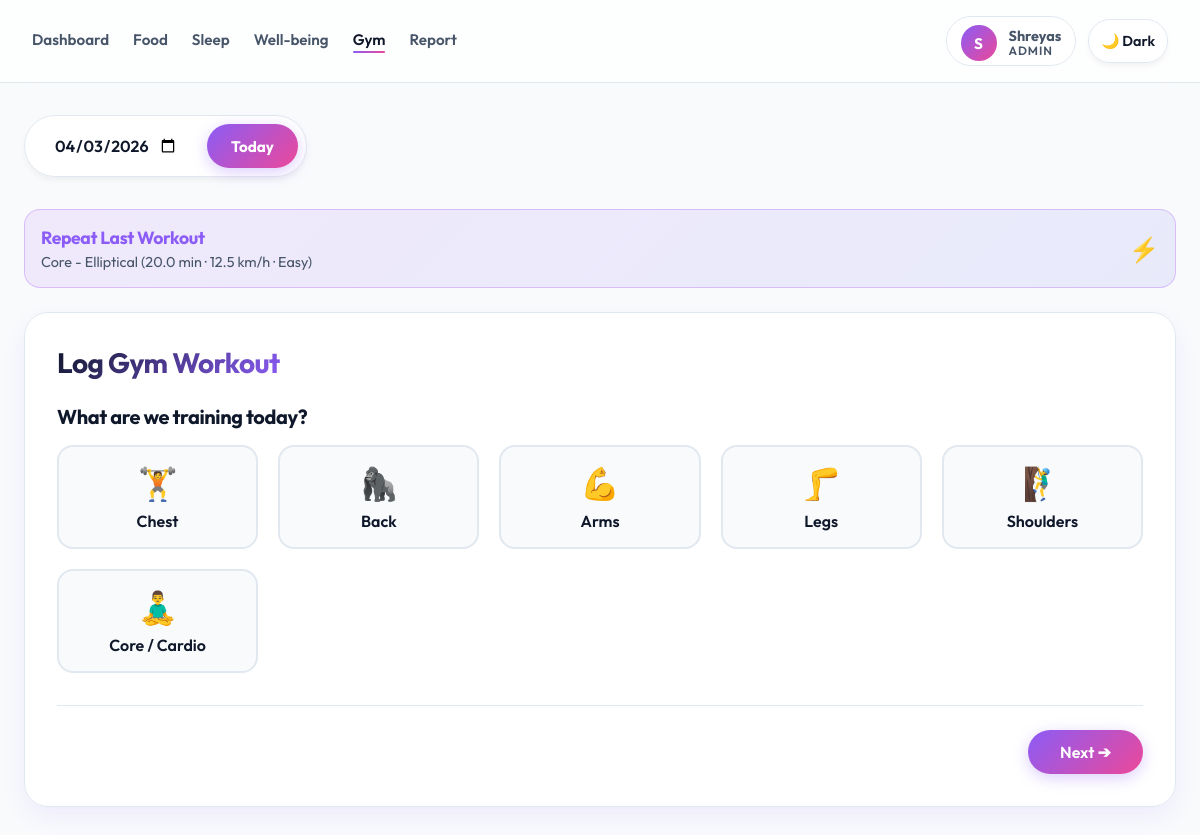
The page /gym (signed in) on the database its author committed.
### tables this page shows
CREATE TABLE "users" (
            id INTEGER PRIMARY KEY AUTOINCREMENT,
            email TEXT UNIQUE NOT NULL,
            password_hash TEXT NOT NULL,
            name TEXT,
            age INTEGER,
            height REAL,
            weight REAL,
            role TEXT NOT NULL DEFAULT 'user',
            is_active INTEGER NOT NULL DEFAULT 1,
            created_at TEXT NOT NULL DEFAULT CURRENT_TIMESTAMP
        );

CREATE TABLE gym_log (
    id INTEGER PRIMARY KEY AUTOINCREMENT,
    date TEXT,
    muscle TEXT,
    sets INTEGER,
    reps INTEGER,
    weight REAL,
    intensity TEXT,
    duration REAL
, exercise TEXT, calories REAL, user_id INTEGER, speed REAL, incline REAL);

### app.py (the view, shortened to what this page needs)
@app.route("/gym", methods=["GET", "POST"])
@login_required
def gym():
    selected_date = normalize_selected_date(request.args.get("date"))
    db = get_db()
    logs = db.execute(
        """
        SELECT * FROM gym_log
        WHERE user_id = ? AND date = ?
        ORDER BY id DESC
        """,
        (current_user.id, selected_date),
    ).fetchall()
    streak = 0
    all_dates = db.execute(
        "SELECT DISTINCT date FROM gym_log WHERE user_id = ? ORDER BY date DESC",
        (current_user.id,),
    ).fetchall()
    dates = [row["date"] for row in all_dates]
    current_day = date.today()
    last_workout = db.execute(
        "SELECT * FROM gym_log WHERE user_id = ? ORDER BY id DESC LIMIT 1",
        (current_user.id,),
    ).fetchone()
    db.close()
    return render_page(
        "gym.html",
        active_page="gym",
        cardio_exercises=sorted(CARDIO_EXERCISES),
        gym_logs=logs,
        selected_date=selected_date,
        streak=streak,
        last_workout=last_workout,
        max_date=date.today().isoformat(),
    )

### app.py (called while the page is built, shortened)
def get_sqlite_path():
    if DATABASE_URL.startswith("sqlite:///"):
        return DATABASE_URL.removeprefix("sqlite:///")
    if DATABASE_URL.startswith("sqlite://"):
        return DATABASE_URL.removeprefix("sqlite://")
    return str(DEFAULT_SQLITE_PATH)

def get_db():
    db = sqlite3.connect(get_sqlite_path())
    db.row_factory = sqlite3.Row
    db.execute("PRAGMA foreign_keys = ON")
    return DBConnection(db, "sqlite")

def get_user_by_id(user_id):
    db = get_db()
    row = db.execute("SELECT * FROM users WHERE id = ?", (user_id,)).fetchone()
    db.close()
    return User(row) if row else None

def render_page(template_name, **context):
    return render_template(template_name, **context)

@login_manager.user_loader
def load_user(user_id):
    return get_user_by_id(int(user_id))

def normalize_selected_date(raw_date):
    today_iso = date.today().isoformat()
    if not raw_date:
        return today_iso
    try:
        parsed = datetime.strptime(raw_date, "%Y-%m-%d").date()
    except ValueError:
        return today_iso
    return min(parsed, date.today()).isoformat()

    @property
    def is_active(self):
        return self.active

    def _rewrite_query(self, query):
        if self.engine == "postgres":
            return query.replace("?", "%s")
        return query

    def execute(self, query, params=()):
        return self._conn.execute(self._rewrite_query(query), params)

    def close(self):
        self._conn.close()

### templates/gym.html (shortened to what this page needs)
<!DOCTYPE html>
<html lang="en">
<head>
    <link rel="stylesheet" href="{{ url_for('static', filename='style.css') }}">
</head>
<body class="{{ 'dark' if dark_mode else '' }}">
{% include "_navbar.html" %}
<div class="page-container">
    <div class="date-control">
        <form method="get">
            <input
                type="date"
                name="date"
                value="{{ selected_date }}"
                max="{{ max_date }}"
                onchange="this.form.submit()"
                class="date-input"
            >
        </form>
        <a href="/gym" class="today-btn">Today</a>
    </div>
    {% if last_workout %}
    <div class="repeat-card" onclick="repeatLastWorkout()">
        <div class="repeat-info">
            <h4>Repeat Last Workout</h4>
            <p>
                {{ last_workout.muscle }} - {{ last_workout.exercise }}
                {% if last_workout.exercise in cardio_exercises %}
                    ({{ last_workout.duration | round(1) }} min · {{ last_workout.speed | round(1) }} km/h · {{ last_workout.intensity }})
                {% else %}
                    ({{ last_workout.sets }} sets × {{ last_workout.reps }} reps · {{ last_workout.weight }}kg)
                {% endif %}
            </p>
        </div>
        <div class="repeat-icon">⚡</div>
    </div>
    {% endif %}
    <div class="card">
        <h2>Log Gym Workout</h2>
        <form method="POST" id="gymForm">
            <div class="wizard-step active" id="step1">
                <h3>What are we training today?</h3>
                <div class="muscle-grid">
                    <div class="muscle-card" onclick="selectMuscle('Chest', this)">
                        <span class="muscle-icon">🏋️</span>
                        Chest
                    </div>
                    <div class="muscle-card" onclick="selectMuscle('Back', this)">
                        <span class="muscle-icon">🦍</span>
                        Back
                    </div>
                    <div class="muscle-card" onclick="selectMuscle('Arms', this)">
                        <span class="muscle-icon">💪</span>
                        Arms
                    </div>
                    <div class="muscle-card" onclick="selectMuscle('Legs', this)">
                        <span class="muscle-icon">🦵</span>
                        Legs
                    </div>
                    <div class="muscle-card" onclick="selectMuscle('Shoulders', this)">
                        <span class="muscle-icon">🧗‍♂️</span>
                        Shoulders
                    </div>
                    <div class="muscle-card" onclick="selectMuscle('Core', this)">
                        <span class="muscle-icon">🧘‍♂️</span>
                        Core / Cardio
                    </div>
                </div>
                <div class="wizard-nav" style="justify-content: flex-end;">
                    <button type="button" class="primary-btn btn-next" onclick="nextStep(2)">Next ➔</button>
                </div>
            </div>
        </form>
    </div>
</div>
</body>
</html>

### templates/_navbar.html (shortened to what this page needs)
<nav class="navbar">
    <div class="nav-left" id="navMenu">
        <a href="{{ url_for('index') }}" class="{{ 'active' if active_page == 'dashboard' else '' }}">Dashboard</a>
        <a href="{{ url_for('food') }}" class="{{ 'active' if active_page == 'food' else '' }}">Food</a>
        <a href="{{ url_for('sleep') }}" class="{{ 'active' if active_page == 'sleep' else '' }}">Sleep</a>
        <a href="{{ url_for('wellbeing') }}" class="{{ 'active' if active_page == 'wellbeing' else '' }}">Well-being</a>
        <a href="{{ url_for('gym') }}" class="{{ 'active' if active_page == 'gym' else '' }}">Gym</a>
        <a href="{{ url_for('report') }}" class="{{ 'active' if active_page == 'report' else '' }}">Report</a>
    </div>
    <div class="nav-right">
        {% if current_user.is_authenticated %}
        <a href="{{ url_for('profile') }}" class="nav-user nav-user-desktop nav-user-link">
            <div class="nav-avatar nav-avatar-fallback">{{ current_user.name[:1] | upper }}</div>
            <div class="nav-user-meta">
                <strong>{{ current_user.name }}</strong>
                <span>{{ current_user.role|title }}</span>
            </div>
        </a>
        {% else %}
        <div class="nav-auth-desktop">
            <a href="{{ url_for('login') }}" class="secondary-btn nav-auth-link">Sign In</a>
            <a href="{{ url_for('register') }}" class="primary-btn nav-auth-link">Create Account</a>
        </div>
        {% endif %}
        <button id="themeToggle" class="theme-btn">Dark</button>
    </div>
</nav>

### rows shown on the page
users: name "S", name "Shreyas", role "ADMIN"
gym_log: muscle "Core", exercise "Elliptical", duration "20.0", speed "12.5", intensity "Easy"
